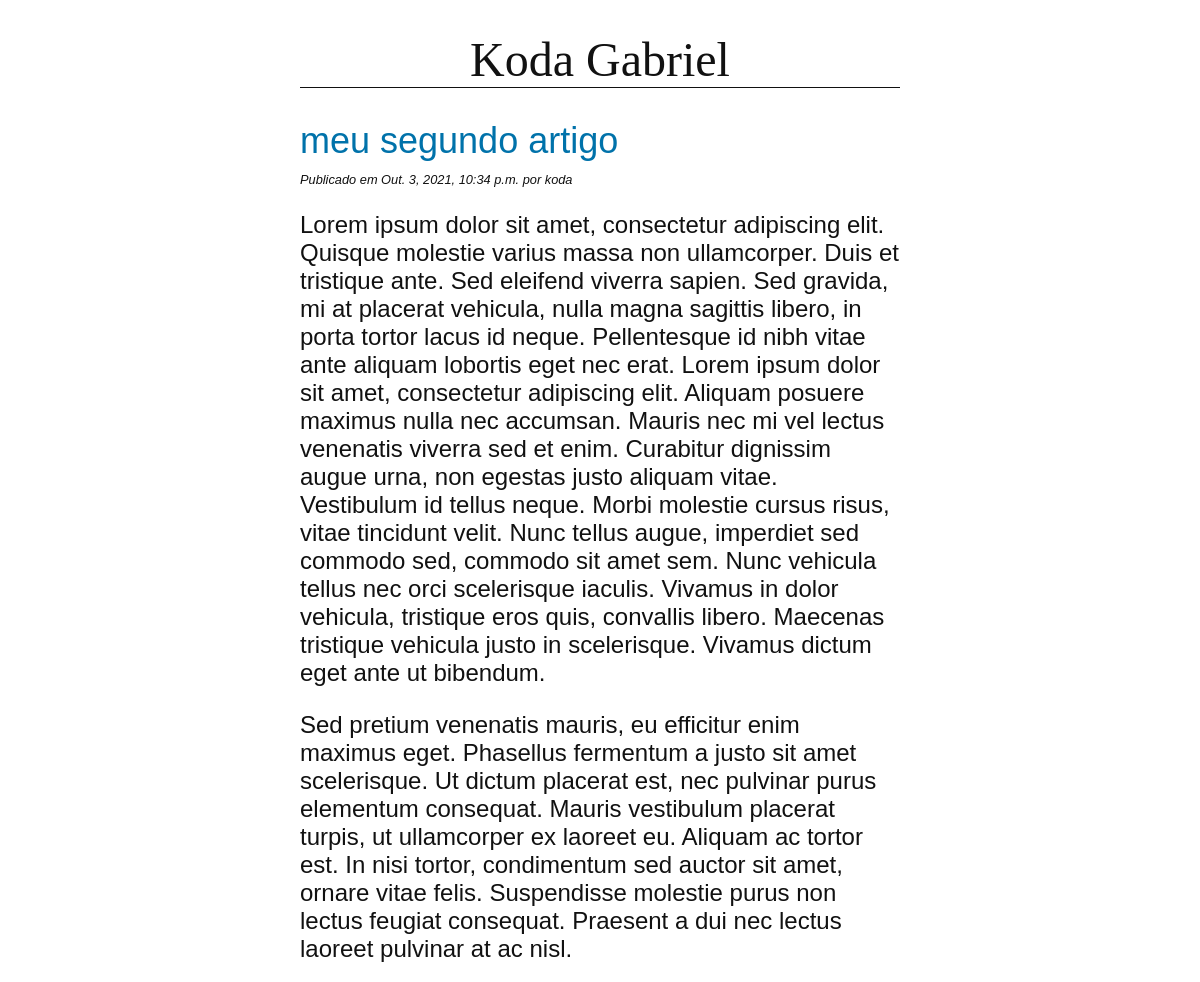
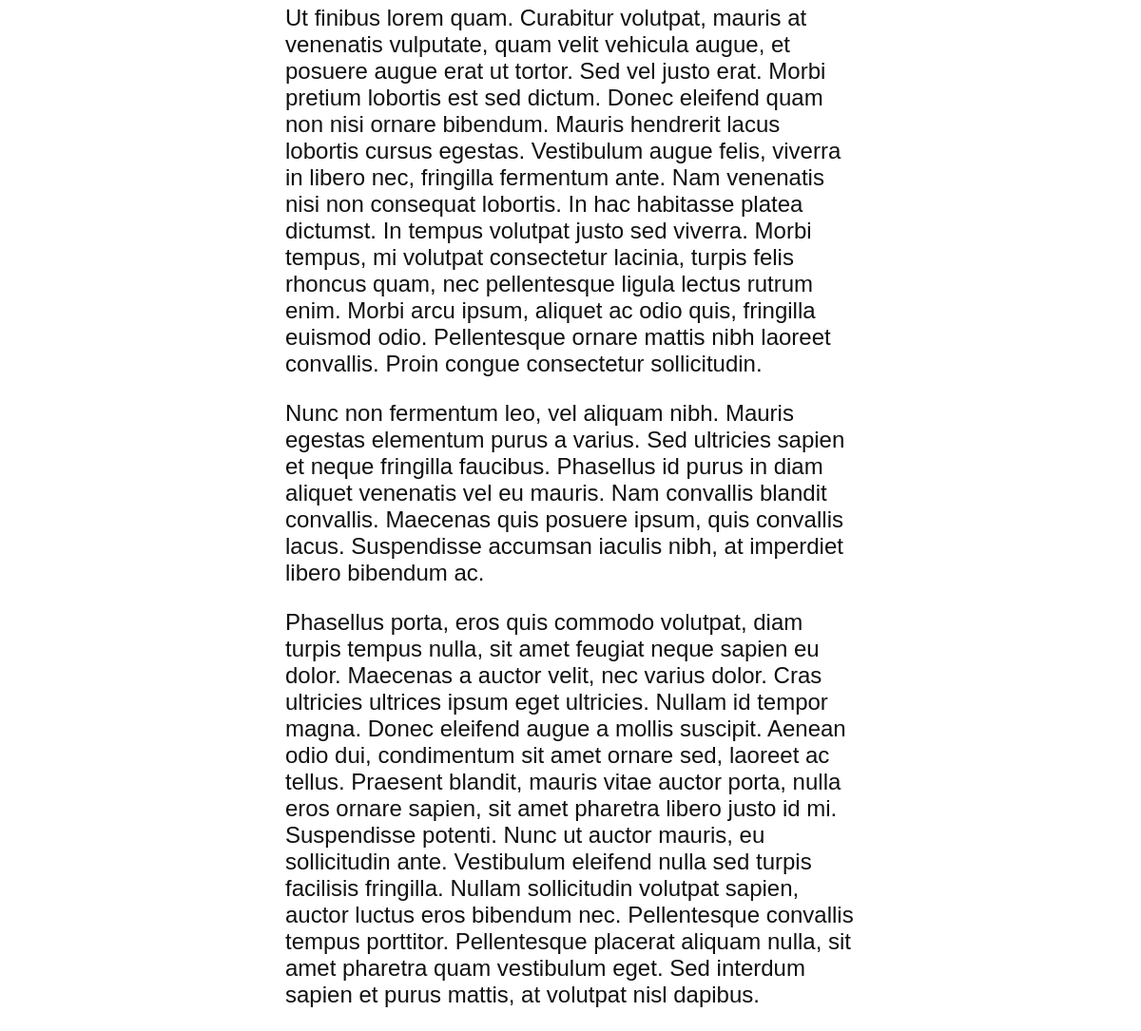
/blog/meu-segundo-artigo/, run on the app's committed database (2 pictures, top to bottom).
### blog/models.py (models this page shows, shortened)
class Post(models.Model):
    title = models.CharField(max_length=255)
    slug = models.SlugField(max_length=255, unique=True)
    author = models.ForeignKey(User, on_delete=models.CASCADE)
    body = models.TextField()
    created = models.DateTimeField(auto_now_add=True)
    updated = models.DateTimeField(auto_now=True)
    class Meta:
        ordering = ("-created",)

### blog/views.py (the view)
# urls.py: path("<slug:slug>/", views.PostDetailView.as_view(), name="detail"),
class PostDetailView(DetailView):
    model = Post

### blog/templates/blog/post_detail.html (shortened to what this page needs)
{% extends "blog/base.html" %}
{% block content %}
    <h2>{{ post.title }}</h2>
    <p class="date">
        Publicado em {{ post.created }} por {{ post.author }}
    </p>
    {{ post.body|linebreaks }}
{% endblock %}

### blog/static/css/blog.css (style rules this page uses)
body { margin: 0 25%; font-family: sans-serif; font-size: 1.5rem; color: #111111; }
h2 { color: #0072aa; font-weight: normal; margin-bottom: 10px; }
p.date { font-size: 0.8rem; font-style: italic; margin-top: 1px; }

### data on the page
Post: title "meu segundo artigo", created "Out. 3, 2021, 10:34 p.m.", author "koda", body "Lorem ipsum dolor sit amet, consectetur adipiscing elit. Quisque molestie varius massa non ullamcorper. Duis et tristique ante. Sed eleifend viverra sapien. Sed gravida, mi at placerat vehicula, nulla magna sagittis libero, in porta tortor lacus id neque. Pellentesque id nibh vitae ante aliquam lobortis eget nec erat. Lorem ipsum dolor sit amet, consectetur adipiscing elit. Aliquam posuere maximus nulla nec accumsan. Mauris nec mi vel lectus venenatis viverra sed et enim. Curabitur dignissim augue urna, non egestas justo aliquam vitae. Vestibulum id tellus neque. Morbi molestie cursus risus, vitae tincidunt velit. Nunc tellus augue, imperdiet sed commodo sed, commodo sit amet sem. Nunc…"
